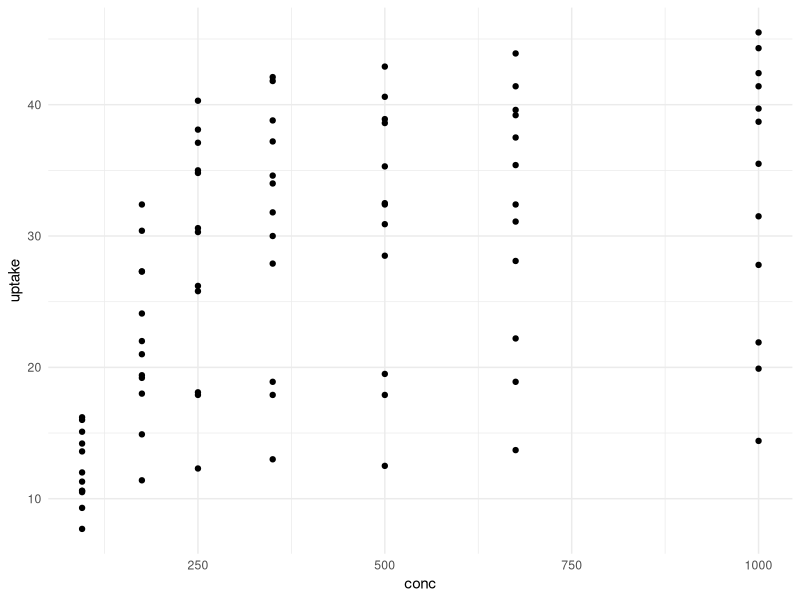
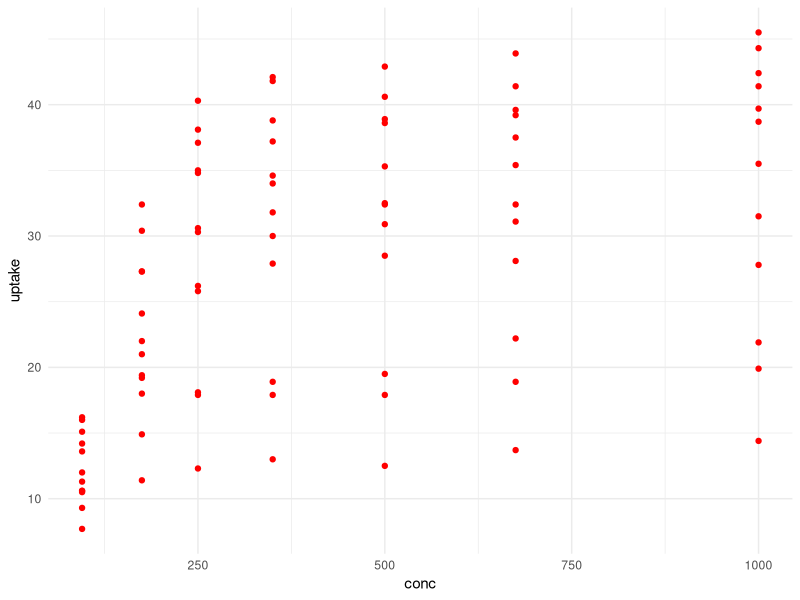
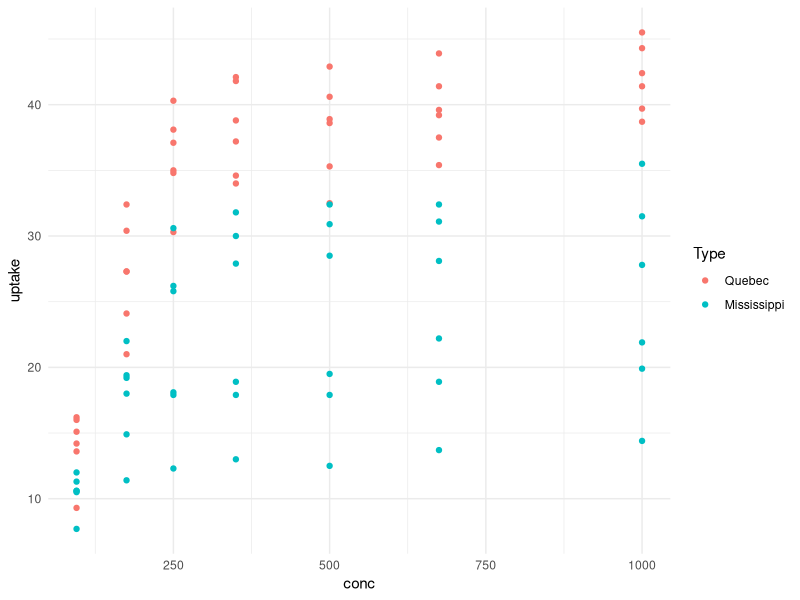
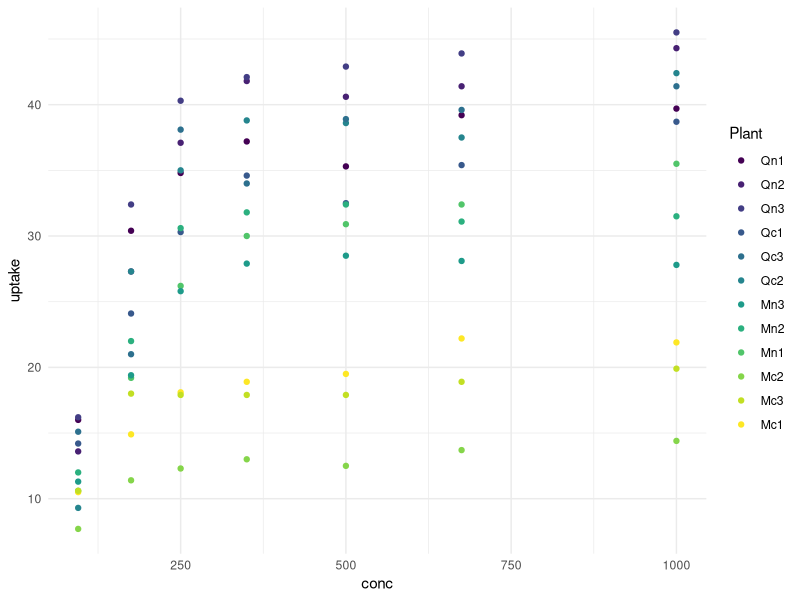
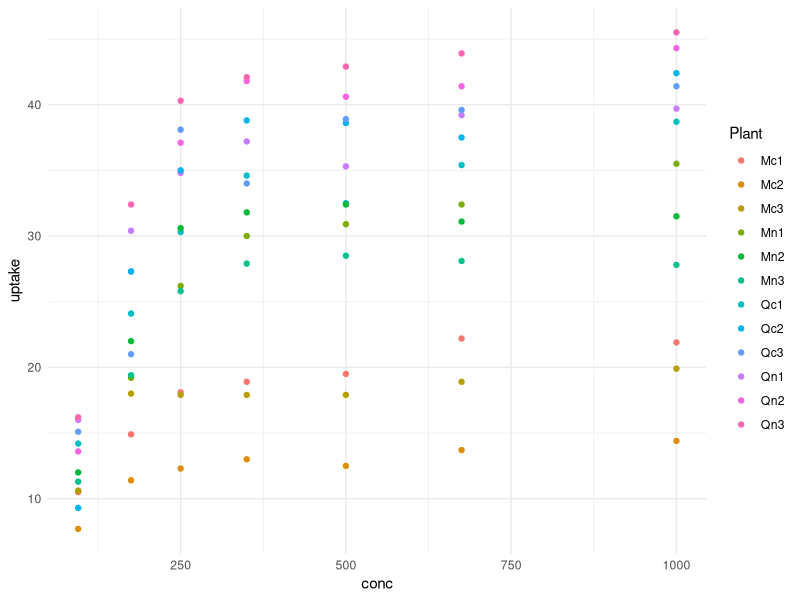
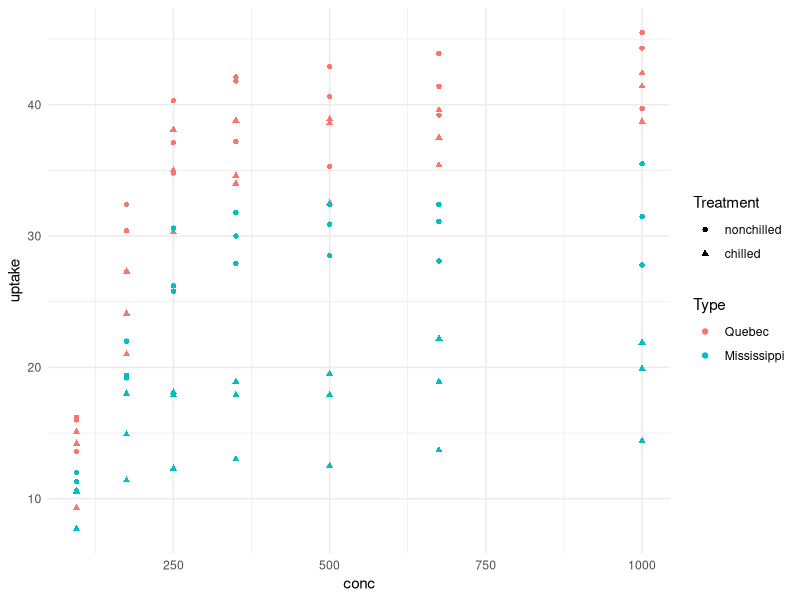
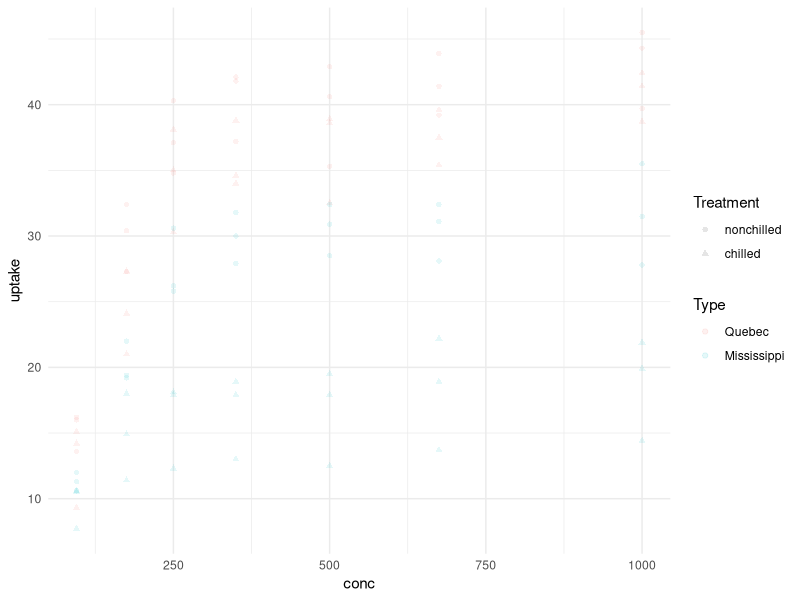
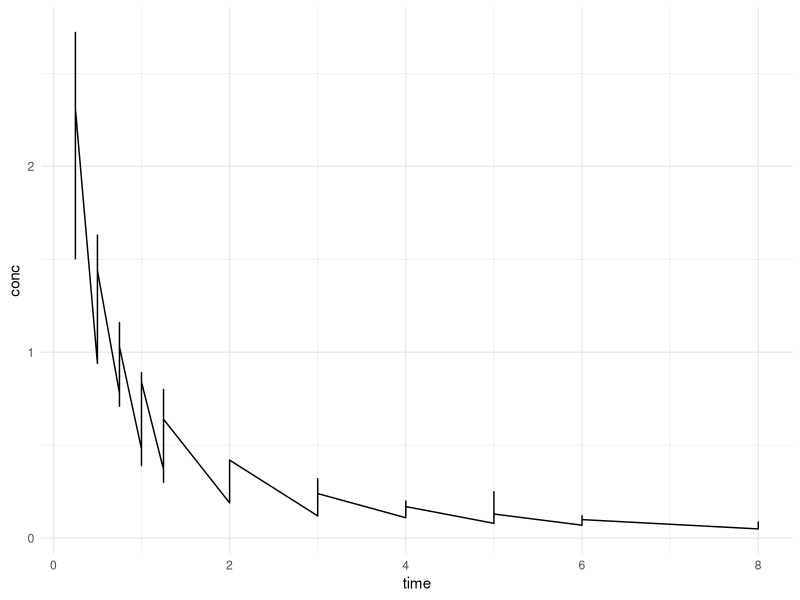

Recreate these plots in R, in order. (Note: this script raises an error after producing the figures.)
## ---- chunk 1
install.packages('ggplot2')
## ---- chunk 2
library(ggplot2)
## ---- chunk 3
data("CO2")
CO2
## ---- chunk 4
ggplot(data = CO2) + 
  geom_point(aes(x= conc, y=uptake))+
  theme_minimal()

## ---- chunk 5
ggplot(data = CO2) + 
  geom_point(aes(x= conc, y=uptake), color='red')+
  theme_minimal()
## ---- chunk 6
ggplot(data = CO2) + 
  geom_point(aes(x= conc, y=uptake, color = Type))+
  theme_minimal()

## ---- chunk 7
ggplot(data = CO2) + 
  geom_point(aes(x= conc, y=uptake, color= Plant))+
  theme_minimal()
## ---- chunk 8
str(CO2)
## ---- chunk 9
CO2$Plant <- as.character(CO2$Plant)
ggplot(data = CO2) + 
  geom_point(aes(x= conc, y=uptake, color= Plant))+
  theme_minimal()
## ---- chunk 10
ggplot(data = CO2) + 
  geom_point(aes(x= conc, y=uptake, shape = Treatment, color = Type))+
  theme_minimal()

## ---- chunk 11
ggplot(data = CO2) + 
  geom_point(aes(x= conc, y=uptake, shape = Treatment, color = Type), alpha= .1 ) +
  theme_minimal()

## ---- chunk 12
#run me
data("Indometh")
Indometh
## ---- chunk 13
data("economics_long")

ggplot(data = Indometh) + 
  geom_line(aes(x=time, y=conc))+ 
  theme_minimal()

## ---- chunk 14

ggplot(data = Indometh) + 
  geom_line(aes(x=time, y=conc, color = Subject))+ 
  theme_minimal()

## ---- chunk 15
ggplot(data = Indometh) + 
  geom_smooth(aes(x=time, y=conc, color = Subject), method = 'lm')+ 
  theme_minimal()
?geom_smooth

## ---- chunk 16
data(mpg)
mpg
## ---- chunk 17

ggplot(mpg) + 
  geom_bar(aes(x=manufacturer)) + 
  theme_classic()

## ---- chunk 18
ggplot(mpg) + 
  geom_bar(aes(x=manufacturer, fill = class), position = 'stack') + 
  theme_classic()

## ---- chunk 19
ggplot(mpg) + 
  geom_col(aes(x=manufacturer, y=hwy, fill = class), position = 'stack') + 
  theme_classic()
## ---- chunk 20
mpg$cyl <- as.character(mpg$cyl)
ggplot(mpg) + 
  geom_bar(aes(x=manufacturer, fill = cyl), position = 'dodge') + 
  theme_classic()
## ---- chunk 21
data("ToothGrowth")
ToothGrowth
## ---- chunk 22
ggplot(data = ToothGrowth) + 
  geom_boxplot(aes(x=supp, y=len, fill = supp))
  
## ---- chunk 23

ggplot(data = ToothGrowth) + 
  geom_boxplot(aes(x=supp, y=len, fill = supp)) + 
  theme_classic()

## ---- chunk 24
ggplot(data = ToothGrowth) + 
  geom_boxplot(aes(x=supp, y=len, fill = supp) ,width = .1) + 
  theme_classic()
## ---- chunk 25
install.packages('tidyverse')
## ---- chunk 26
library(tidyverse)
## ---- chunk 27
mu <- 2
si <- 0.6
hospital_data <- data.frame( ICU  =  c(rnorm(1000, -mu, si), rnorm(1000, mu, si)), 
                         ER  = runif(1000, -4, 4),
                         Clinic   =  rnorm(2000, 0, si*4)) %>% 
    tidyr::pivot_longer(cols = ICU:Clinic, 'Hospital_location') %>% rename(age = 'value')

## ---- chunk 28
ggplot(data= hospital_data) + 
  geom_boxplot(aes(x=Hospital_location, y=age, fill = Hospital_location)) + 
  theme_classic()

## ---- chunk 29
ggplot(data= hospital_data) + 
  geom_violin(aes(x=Hospital_location, y=age, fill = Hospital_location)) + 
  theme_classic()
## ---- chunk 30
ggplot(data= hospital_data) + 
  geom_histogram(aes(x=age, fill = Hospital_location), alpha=.5) + 
  theme_classic()


## ---- chunk 31
ggplot(data= hospital_data) + 
  geom_freqpoly(aes(x=age, color = Hospital_location), alpha=.5) + 
  theme_classic()
## ---- chunk 32


## ---- chunk 33

## ---- chunk 34

## ---- chunk 35

## ---- chunk 36
